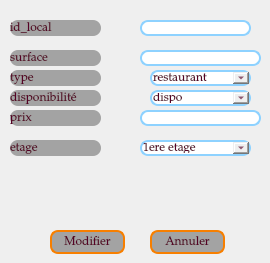
           <widget class="QWidget" name="tab_2">
            <attribute name="title">
             <string>Mise a Jour</string>
            </attribute>
            <widget class="QPushButton" name="pushButton_annuler_2">
             <property name="geometry">
              <rect>
               <x>150</x>
               <y>230</y>
               <width>75</width>
               <height>24</height>
              </rect>
             </property>
             <property name="styleSheet">
              <string notr="true">background-color:#A3A3A3;
color: rgb(86, 1, 38);
padding: 1px;
border-style: solid;
border: 2px solid #f77f00;
border-radius: 8px;
font-size: 12px;
font-family: Palatino Linotype;</string>
             </property>
             <property name="text">
              <string>Annuler</string>
             </property>
            </widget>
            <widget class="QLineEdit" name="lineEdit_idU">
             <property name="geometry">
              <rect>
               <x>140</x>
               <y>20</y>
               <width>111</width>
               <height>16</height>
              </rect>
             </property>
             <property name="styleSheet">
              <string notr="true">
color: rgb(86, 1, 38);
padding: 1px;
border-style: solid;
border: 2px solid #8ed2ff;
border-radius: 8px;
font-size: 12px;
font-family: Palatino Linotype;</string>
             </property>
             <property name="text">
              <string/>
             </property>
            </widget>
            <widget class="QPushButton" name="pushButton_modifier">
             <property name="geometry">
              <rect>
               <x>50</x>
               <y>230</y>
               <width>75</width>
               <height>24</height>
              </rect>
             </property>
             <property name="styleSheet">
              <string notr="true">background-color:#A3A3A3;
color: rgb(86, 1, 38);
padding: 1px;
border-style: solid;
border: 2px solid #f77f00;
border-radius: 8px;
font-size: 12px;
font-family: Palatino Linotype;
</string>
             </property>
             <property name="text">
              <string>Modifier</string>
             </property>
            </widget>
            <widget class="QLabel" name="label_id_2">
             <property name="geometry">
              <rect>
               <x>10</x>
               <y>20</y>
               <width>91</width>
               <height>16</height>
              </rect>
             </property>
             <property name="styleSheet">
              <string notr="true">background-color:#A3A3A3;
color: rgb(86, 1, 38);
border-radius: 8px;
font-size: 12px;
font-family: Palatino Linotype;</string>
             </property>
             <property name="text">
              <string>id_local</string>
             </property>
            </widget>
            <widget class="QLabel" name="label_nom_2">
             <property name="geometry">
              <rect>
               <x>10</x>
               <y>50</y>
               <width>91</width>
               <height>16</height>
              </rect>
             </property>
             <property name="styleSheet">
              <string notr="true">background-color:#A3A3A3;
color: rgb(86, 1, 38);
border-radius: 8px;
font-size: 12px;
font-family: Palatino Linotype;</string>
             </property>
             <property name="text">
              <string>surface</string>
             </property>
            </widget>
            <widget class="QLabel" name="label_description_2">
             <property name="geometry">
              <rect>
               <x>10</x>
               <y>70</y>
               <width>91</width>
               <height>16</height>
              </rect>
             </property>
             <property name="styleSheet">
              <string notr="true">background-color:#A3A3A3;
color: rgb(86, 1, 38);
border-radius: 8px;
font-size: 12px;
font-family: Palatino Linotype;</string>
             </property>
             <property name="text">
              <string>type</string>
             </property>
            </widget>
            <widget class="QLabel" name="label_type_2">
             <property name="geometry">
              <rect>
               <x>10</x>
               <y>90</y>
               <width>91</width>
               <height>16</height>
              </rect>
             </property>
             <property name="styleSheet">
              <string notr="true">background-color:#A3A3A3;
color: rgb(86, 1, 38);
border-radius: 8px;
font-size: 12px;
font-family: Palatino Linotype;</string>
             </property>
             <property name="text">
              <string>disponibilité</string>
             </property>
            </widget>
            <widget class="QLabel" name="label_lieu_2">
             <property name="geometry">
              <rect>
               <x>10</x>
               <y>110</y>
               <width>91</width>
               <height>16</height>
              </rect>
             </property>
             <property name="styleSheet">
              <string notr="true">background-color:#A3A3A3;
color: rgb(86, 1, 38);
border-radius: 8px;
font-size: 12px;
font-family: Palatino Linotype;</string>
             </property>
             <property name="text">
              <string>prix</string>
             </property>
            </widget>
            <widget class="QLabel" name="label_date">
             <property name="geometry">
              <rect>
               <x>10</x>
               <y>140</y>
               <width>91</width>
               <height>16</height>
              </rect>
             </property>
             <property name="styleSheet">
              <string notr="true">background-color:#A3A3A3;
color: rgb(86, 1, 38);
border-radius: 8px;
font-size: 12px;
font-family: Palatino Linotype;</string>
             </property>
             <property name="text">
              <string>etage</string>
             </property>
            </widget>
            <widget class="QLineEdit" name="lineEdit_id_2">
             <property name="geometry">
              <rect>
               <x>140</x>
               <y>50</y>
               <width>121</width>
               <height>16</height>
              </rect>
             </property>
             <property name="styleSheet">
              <string notr="true">padding: 1px;
border-style: solid;
border: 2px solid #8ed2ff;
border-radius: 8px;
font-size: 12px;
font-family: Palatino Linotype;
color: rgb(86, 1, 38);</string>
             </property>
             <property name="text">
              <string/>
             </property>
            </widget>
            <widget class="QLineEdit" name="lineEdit_lieu_2">
             <property name="geometry">
              <rect>
               <x>140</x>
               <y>110</y>
               <width>121</width>
               <height>16</height>
              </rect>
             </property>
             <property name="styleSheet">
              <string notr="true">padding: 1px;
border-style: solid;
border: 2px solid  #8ed2ff;
border-radius: 8px;
font-size: 12px;
font-family: Palatino Linotype;
color: rgb(86, 1, 38);</string>
             </property>
             <property name="text">
              <string/>
             </property>
            </widget>
            <widget class="QComboBox" name="comboBox_4">
             <property name="geometry">
              <rect>
               <x>150</x>
               <y>70</y>
               <width>101</width>
               <height>16</height>
              </rect>
             </property>
             <property name="styleSheet">
              <string notr="true">padding: 1px;
border-style: solid;
border: 2px solid #8ed2ff;
border-radius: 8px;
font-size: 12px;
font-family: Palatino Linotype;
color: rgb(86, 1, 38);</string>
             </property>
             <item>
              <property name="text">
               <string>restaurant</string>
              </property>
             </item>
             <item>
              <property name="text">
               <string>boutique</string>
              </property>
             </item>
             <item>
              <property name="text">
               <string>magazin</string>
              </property>
             </item>
            </widget>
            <widget class="QComboBox" name="comboBox_5">
             <property name="geometry">
              <rect>
               <x>140</x>
               <y>140</y>
               <width>111</width>
               <height>16</height>
              </rect>
             </property>
             <property name="styleSheet">
              <string notr="true">padding: 1px;
border-style: solid;
border: 2px solid #8ed2ff;
border-radius: 8px;
font-size: 12px;
font-family: Palatino Linotype;
color: rgb(86, 1, 38);</string>
             </property>
             <item>
              <property name="text">
               <string>1ere etage</string>
              </property>
             </item>
             <item>
              <property name="text">
               <string>2eme etage</string>
              </property>
             </item>
             <item>
              <property name="text">
               <string>3eme etage</string>
              </property>
             </item>
            </widget>
            <widget class="QComboBox" name="comboBox_6">
             <property name="geometry">
              <rect>
               <x>150</x>
               <y>90</y>
               <width>101</width>
               <height>16</height>
              </rect>
             </property>
             <property name="styleSheet">
              <string notr="true">padding: 1px;
border-style: solid;
border: 2px solid #8ed2ff;
border-radius: 8px;
font-size: 12px;
font-family: Palatino Linotype;
color: rgb(86, 1, 38);</string>
             </property>
             <item>
              <property name="text">
               <string>dispo</string>
              </property>
             </item>
             <item>
              <property name="text">
               <string>non</string>
              </property>
             </item>
            </widget>
           </widget>
